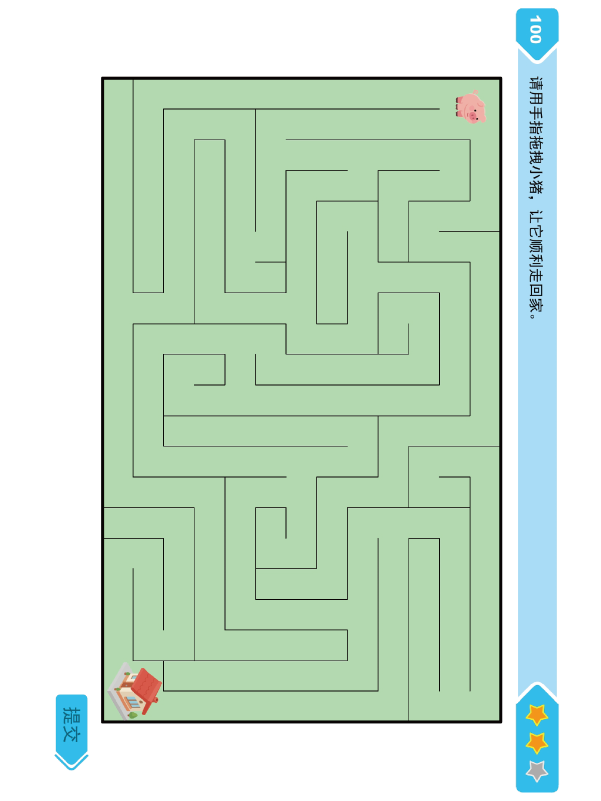
#> input picture data/34migong.png, 1201 x 1601 px, found by its file name (shown at 1/2 size)
$ python extract_shape_fix1_migong.py
#> lines starting #> are read from the running program, lines starting #| are printed output that depends on the picture; after the words box and inside, x2 and y2 are one past the last pixel; in counts of white or black regions, pixels touching at a corner belong together
import os
import cv2
import numpy as np


# =========================
# 工具函数
# =========================

def ensure_dir(path: str):
    if not os.path.exists(path):
        os.makedirs(path)


def save_mask(mask: np.ndarray, path: str):
    cv2.imwrite(path, mask)


def apply_mask_to_image(image: np.ndarray, mask: np.ndarray) -> np.ndarray:
    result = np.full_like(image, 255)
    result[mask > 0] = image[mask > 0]
    return result


def remove_small_components(mask: np.ndarray, min_area: int) -> np.ndarray:
    num_labels, labels, stats, _ = cv2.connectedComponentsWithStats(mask, connectivity=8)
    out = np.zeros_like(mask)

    for i in range(1, num_labels):
        area = stats[i, cv2.CC_STAT_AREA]
        if area >= min_area:
            out[labels == i] = 255

    return out


def keep_largest_rectangle_contour(binary_mask: np.ndarray, min_area=50000):
    contours, _ = cv2.findContours(binary_mask, cv2.RETR_EXTERNAL, cv2.CHAIN_APPROX_SIMPLE)

    best = None
    best_area = 0

    for cnt in contours:
        area = cv2.contourArea(cnt)
        if area < min_area:
            continue

        peri = cv2.arcLength(cnt, True)
        approx = cv2.approxPolyDP(cnt, 0.02 * peri, True)

        x, y, w, h = cv2.boundingRect(cnt)
        rect_area = w * h

        if len(approx) >= 4 and len(approx) <= 8:
            if area > best_area:
                best_area = area
                best = cnt

    if best is None:
        return None, None, None

    x, y, w, h = cv2.boundingRect(best)
    return best, (x, y, w, h)


def crop_with_rect(image: np.ndarray, rect):
    x, y, w, h = rect
    return image[y:y+h, x:x+w].copy()


def put_roi_back(full_shape, roi_mask, rect):
    x, y, w, h = rect
    full = np.zeros(full_shape[:2], dtype=np.uint8)
    full[y:y+h, x:x+w] = roi_mask
    return full


# =========================
# ⭐ 核心：鲁棒迷宫线提取
# =========================

def extract_maze_lines_robust(maze_roi: np.ndarray, debug_dir=None) -> np.ndarray:
    gray = cv2.cvtColor(maze_roi, cv2.COLOR_BGR2GRAY)

    # 1. CLAHE 增强局部对比度
    clahe = cv2.createCLAHE(clipLimit=2.0, tileGridSize=(8, 8))
    gray_eq = clahe.apply(gray)

    # 2. Blackhat 突出暗细线
    kernel_bh = cv2.getStructuringElement(cv2.MORPH_RECT, (9, 9))
    blackhat = cv2.morphologyEx(gray_eq, cv2.MORPH_BLACKHAT, kernel_bh)

    # 3. 自适应阈值
    adap1 = cv2.adaptiveThreshold(
        gray_eq, 255,
        cv2.ADAPTIVE_THRESH_GAUSSIAN_C,
        cv2.THRESH_BINARY_INV,
        21, 5
    )

    adap2 = cv2.adaptiveThreshold(
        blackhat, 255,
        cv2.ADAPTIVE_THRESH_GAUSSIAN_C,
        cv2.THRESH_BINARY,
        21, 3
    )

    # 4. 全局阈值补充
    _, global1 = cv2.threshold(gray_eq, 140, 255, cv2.THRESH_BINARY_INV)
    _, global2 = cv2.threshold(blackhat, 15, 255, cv2.THRESH_BINARY)

    # 5. 融合
    merged = cv2.bitwise_or(adap1, adap2)
    merged = cv2.bitwise_or(merged, global1)
    merged = cv2.bitwise_or(merged, global2)

    # 调试输出
    if debug_dir:
        ensure_dir(debug_dir)
        cv2.imwrite(os.path.join(debug_dir, "1_gray_eq.png"), gray_eq)
        cv2.imwrite(os.path.join(debug_dir, "2_blackhat.png"), blackhat)
        cv2.imwrite(os.path.join(debug_dir, "3_adap1.png"), adap1)
        cv2.imwrite(os.path.join(debug_dir, "4_adap2.png"), adap2)
        cv2.imwrite(os.path.join(debug_dir, "5_global1.png"), global1)
        cv2.imwrite(os.path.join(debug_dir, "6_global2.png"), global2)
        cv2.imwrite(os.path.join(debug_dir, "7_merged_raw.png"), merged)

    # 6. 定向补线（关键！）
    h_kernel = cv2.getStructuringElement(cv2.MORPH_RECT, (5, 1))
    v_kernel = cv2.getStructuringElement(cv2.MORPH_RECT, (1, 5))

    merged_h = cv2.morphologyEx(merged, cv2.MORPH_CLOSE, h_kernel)
    merged_v = cv2.morphologyEx(merged, cv2.MORPH_CLOSE, v_kernel)

    merged = cv2.bitwise_or(merged_h, merged_v)

    # 7. 去小噪点（注意不要太大）
    merged = remove_small_components(merged, min_area=15)

    if debug_dir:
        cv2.imwrite(os.path.join(debug_dir, "8_merged_final.png"), merged)

    return merged


# =========================
# 迷宫提取主函数
# =========================

def extract_maze(image_path: str, out_dir: str):
    img = cv2.imread(image_path)
    if img is None:
        raise FileNotFoundError(f"无法读取图片: {image_path}")

    ensure_dir(out_dir)

    gray = cv2.cvtColor(img, cv2.COLOR_BGR2GRAY)

    # Step 1: 找外框
    _, dark_mask = cv2.threshold(gray, 120, 255, cv2.THRESH_BINARY_INV)

    dark_mask = cv2.dilate(
        dark_mask,
        cv2.getStructuringElement(cv2.MORPH_RECT, (3, 3)),
        iterations=1
    )

    cnt, rect = keep_largest_rectangle_contour(dark_mask)

    if rect is None:
        raise RuntimeError("没有找到迷宫框")

    # Step 2: 裁剪 ROI
    maze_roi = crop_with_rect(img, rect)
    cv2.imwrite(os.path.join(out_dir, "maze_roi.png"), maze_roi)

    # Step 3: 提取迷宫线（新方法）
    maze_mask_roi = extract_maze_lines_robust(
        maze_roi,
        debug_dir=os.path.join(out_dir, "debug")
    )

    # Step 4: 限制在内部区域（防止边缘干扰）
    margin = 6
    h, w = maze_mask_roi.shape
    inner = np.zeros_like(maze_mask_roi)
    cv2.rectangle(inner, (margin, margin), (w-margin, h-margin), 255, -1)
    maze_mask_roi = cv2.bitwise_and(maze_mask_roi, inner)

    # Step 5: 放回原图
    maze_mask_full = put_roi_back(img.shape, maze_mask_roi, rect)

    save_mask(maze_mask_full, os.path.join(out_dir, "maze_mask.png"))

    maze_only = apply_mask_to_image(img, maze_mask_full)
    cv2.imwrite(os.path.join(out_dir, "maze_only.png"), maze_only)

    print("✅ 迷宫提取完成")


# =========================
# 主入口
# =========================

def main():
    maze_image = "data/34migong.png"
    output_dir = "./maze_output/1"

    extract_maze(maze_image, output_dir)
#> in extract_maze, img is the input picture: shape (1601, 1201, 3); mean B, G, R 206.3, 225.5, 202.1
#> in extract_maze, `_, dark_mask = cv2.threshold(gray, 120, 255, cv2.THRESH_BINARY_INV)`: dark_mask: shape (1601, 1201); 3% white; 56 white regions (11 under 20 px), largest, box (x1, y1, x2, y2) and area: (202, 153, 1004, 1447) 51478, (242, 1347, 310, 1429) 764, (126, 1452, 161, 1484) 363
#> in extract_maze, `dark_mask = cv2.dilate( dark_mask, cv2.getStructuringElement(cv2.MORPH..`:
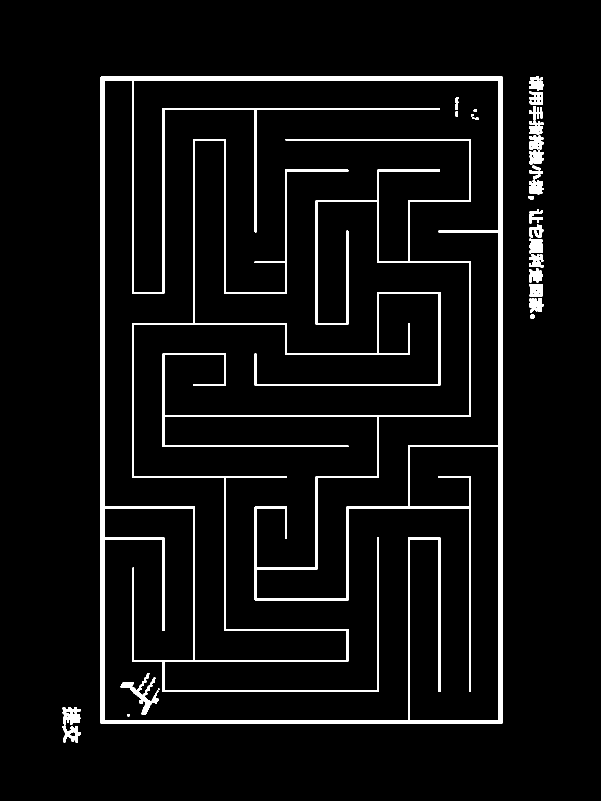
#> dark_mask: shape (1601, 1201) (shown at 1/2 size); 5.2% white; 35 white regions (2 under 20 px)
#> in keep_largest_rectangle_contour, `contours, _ = cv2.findContours(binary_mask, cv2.RETR_EXTERNAL, cv2.CHA..`: contours = 25 contours; largest, box (x1, y1, x2, y2) and area: (201, 152, 1005, 1448) 1039880, (125, 1414, 161, 1449) 840, (125, 1451, 162, 1485) 653, (1058, 477, 1086, 507) 619, (1058, 597, 1087, 626) 572
#> the loop in keep_largest_rectangle_contour, `for cnt in contours:` made 25 passes
#> (area, peri, approx, x, y, w, h, rect_area) on pass 25: (1039880.5, 4193.1, [[203, 152], [201, 1446], [1003, 1447], [1004, 153]], 201, 152, 804, 1296, 1041984)
#> area on passes 1 to 6: 653, 840, 58.5, 572.5, 567, 404
#> after the loop in keep_largest_rectangle_contour, `for cnt in contours:`: best = contour of 9 points, box (x1, y1, x2, y2) (201, 152, 1005, 1448), area 1039880; best_area = 1039880.5
#> in extract_maze, `cnt, rect = keep_largest_rectangle_contour(dark_mask)`: cnt has the same summary as best in keep_largest_rectangle_contour; rect = (201, 152, 804, 1296)
#> in crop_with_rect, `x, y, w, h = rect`: x = 201; y = 152; w = 804; h = 1296
#> in extract_maze_lines_robust, `gray = cv2.cvtColor(maze_roi, cv2.COLOR_BGR2GRAY)`:
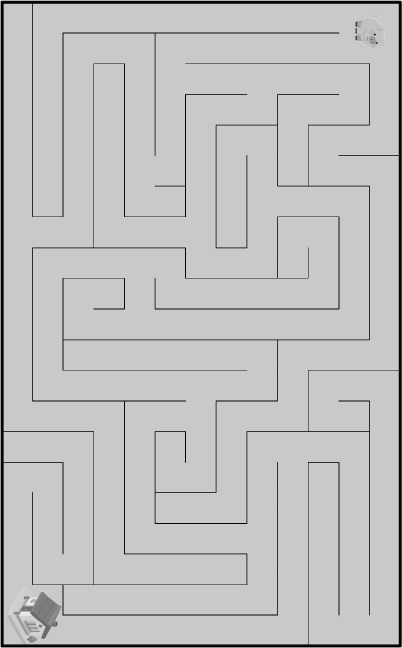
#> gray: shape (1296, 804) (shown at 1/2 size); min 5, max 255, mean 191.9
#> in extract_maze_lines_robust, `adap1 = cv2.adaptiveThreshold( gray_eq, 255, cv2.ADAPTIVE_THRESH_GAUSS..`: adap1: shape (1296, 804); 5.3% white; 36 white regions (17 under 20 px), largest, box (x1, y1, x2, y2) and area: (1, 1, 803, 1295) 51471, (27, 1184, 123, 1278) 1979, (13, 1230, 50, 1283) 384
#> in extract_maze_lines_robust, `adap2 = cv2.adaptiveThreshold( blackhat, 255, cv2.ADAPTIVE_THRESH_GAUS..`: adap2: shape (1296, 804); 76.6% white; 38 black regions (29 under 20 px), largest, box (x1, y1, x2, y2) and area: (7, 7, 798, 1289) 236968, (0, 0, 804, 1296) 4202, (704, 37, 734, 88) 851
#> in extract_maze_lines_robust, `_, global1 = cv2.threshold(gray_eq, 140, 255, cv2.THRESH_BINARY_INV)`: global1: shape (1296, 804); 5.4% white; 15 white regions (5 under 20 px), largest, box (x1, y1, x2, y2) and area: (1, 1, 804, 1295) 52893, (40, 1184, 123, 1278) 3106, (54, 1272, 74, 1285) 170
#> in extract_maze_lines_robust, `_, global2 = cv2.threshold(blackhat, 15, 255, cv2.THRESH_BINARY)`:
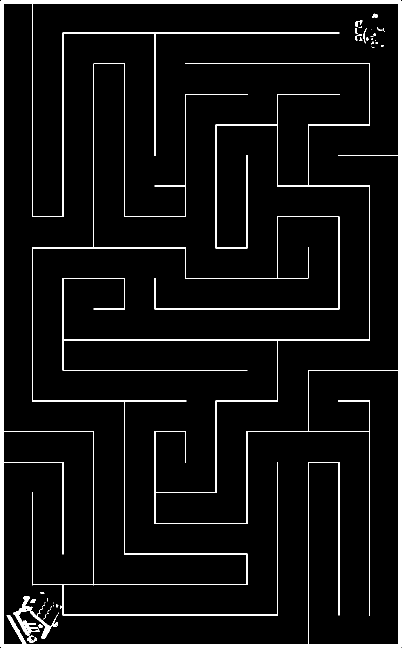
#> global2: shape (1296, 804) (shown at 1/2 size); 5.4% white; 41 white regions (28 under 20 px), largest, box (x1, y1, x2, y2) and area: (1, 1, 803, 1295) 54038, (27, 1192, 116, 1278) 1710, (54, 1271, 74, 1286) 134
#> in extract_maze_lines_robust, `merged = cv2.bitwise_or(adap1, adap2)`: merged: shape (1296, 804); 76.8% white; 44 black regions (32 under 20 px), largest, box (x1, y1, x2, y2) and area: (7, 7, 798, 1289) 234992, (0, 0, 804, 1296) 4200, (704, 37, 734, 88) 754
#> in extract_maze_lines_robust, `merged = cv2.bitwise_or(merged, global1)`: merged: shape (1296, 804); 77% white; 16 black regions (8 under 20 px), largest, box (x1, y1, x2, y2) and area: (7, 8, 797, 1289) 234846, (0, 0, 804, 1296) 2913, (704, 37, 734, 88) 754
#> in extract_maze_lines_robust, `merged = cv2.bitwise_or(merged, global2)`: merged: shape (1296, 804); 77.2% white; 16 black regions (8 under 20 px), largest, box (x1, y1, x2, y2) and area: (8, 8, 797, 1288) 232720, (0, 0, 804, 1296) 2912, (704, 37, 734, 88) 751
#> in extract_maze_lines_robust, `merged_h = cv2.morphologyEx(merged, cv2.MORPH_CLOSE, h_kernel)`: merged_h: shape (1296, 804); 77.4% white; 30 black regions (9 under 20 px), largest, box (x1, y1, x2, y2) and area: (8, 681, 797, 1288) 63262, (8, 8, 684, 1169) 40448, (117, 128, 738, 748) 34035
#> in extract_maze_lines_robust, `merged_v = cv2.morphologyEx(merged, cv2.MORPH_CLOSE, v_kernel)`: merged_v: shape (1296, 804); 77.5% white; 29 black regions (7 under 20 px), largest, box (x1, y1, x2, y2) and area: (8, 8, 797, 1169) 120424, (60, 251, 797, 1288) 67490, (57, 491, 624, 1238) 29794
#> in extract_maze_lines_robust, `merged = cv2.bitwise_or(merged_h, merged_v)`: merged: shape (1296, 804); 77.7% white; 69 black regions (44 under 20 px), largest, box (x1, y1, x2, y2) and area: (60, 681, 797, 1288) 46633, (8, 8, 683, 1169) 40432, (66, 495, 624, 1238) 27626
#> in remove_small_components, `num_labels, labels, stats, _ = cv2.connectedComponentsWithStats(mask, ..`:
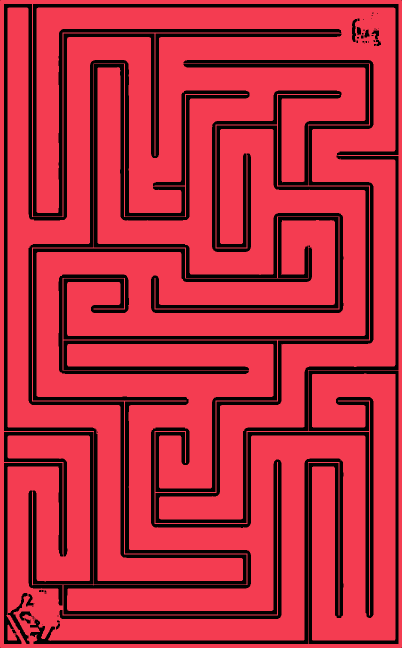
#> labels: shape (1296, 804) int32 (shown at 1/2 size); 3 distinct labels, from 0 to 2; one colour per label, 0 black
#> in remove_small_components, `num_labels, labels, stats, _ = cv2.connectedComponentsWithStats(mask, ..`: num_labels = 3; stats = [[0, 0, 804, 1296, 232812], [0, 0, 804, 1296, 809171], [74, 1244, 1, 1, 1]]
#> the loop in remove_small_components, `for i in range(1, num_labels):` made 2 passes
#> area on pass 1: 809171
#> after the loop in remove_small_components, `for i in range(1, num_labels):`: out: shape (1296, 804); 77.7% white; 69 black regions (44 under 20 px), largest, box (x1, y1, x2, y2) and area: (60, 681, 797, 1288) 46634, (8, 8, 683, 1169) 40432, (66, 495, 624, 1238) 27626
#> in extract_maze, `cv2.rectangle(inner, (margin, margin), (w-margin, h-margin), 255, -1)`: inner: shape (1296, 804); 97.8% white; 1 black region, box (x1, y1, x2, y2) and area: (0, 0, 804, 1296) 22979
#> in extract_maze, `maze_mask_roi = cv2.bitwise_and(maze_mask_roi, inner)`:
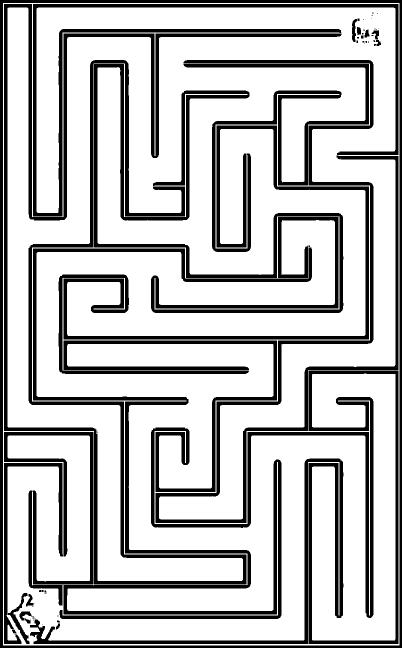
#> maze_mask_roi: shape (1296, 804) (shown at 1/2 size); 75.5% white; 66 black regions (40 under 20 px), largest, box (x1, y1, x2, y2) and area: (60, 681, 797, 1288) 46634, (8, 8, 683, 1169) 40432, (66, 495, 624, 1238) 27626
#> in put_roi_back, `x, y, w, h = rect`: x = 201; y = 152; w = 804; h = 1296
#> in put_roi_back, `full[y:y+h, x:x+w] = roi_mask`:
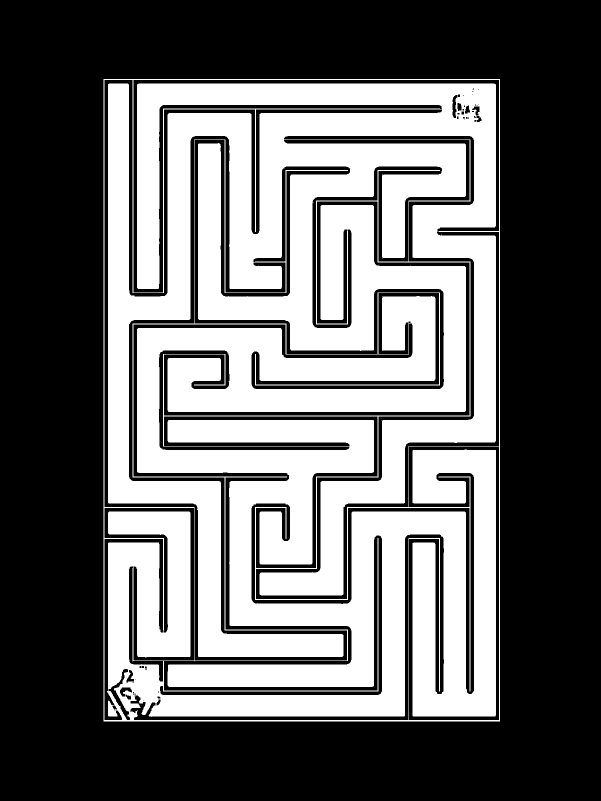
#> full: shape (1601, 1201) (shown at 1/2 size); 40.9% white; 1 white region, box (x1, y1, x2, y2) and area: (207, 158, 1000, 1443) 786196
#> in apply_mask_to_image, `result[mask > 0] = image[mask > 0]`:
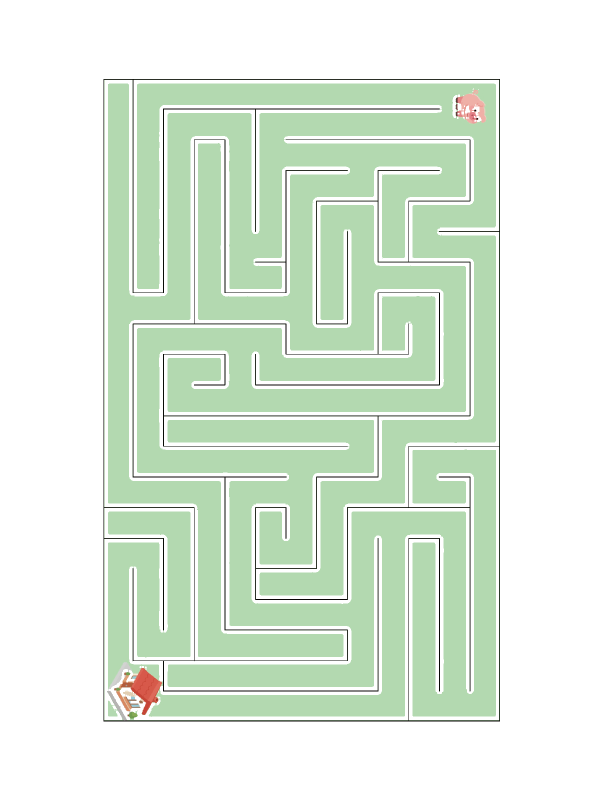
#> result: shape (1601, 1201, 3) (shown at 1/2 size); mean B, G, R 219.8, 235.9, 221.4


if __name__ == "__main__":
    main()
